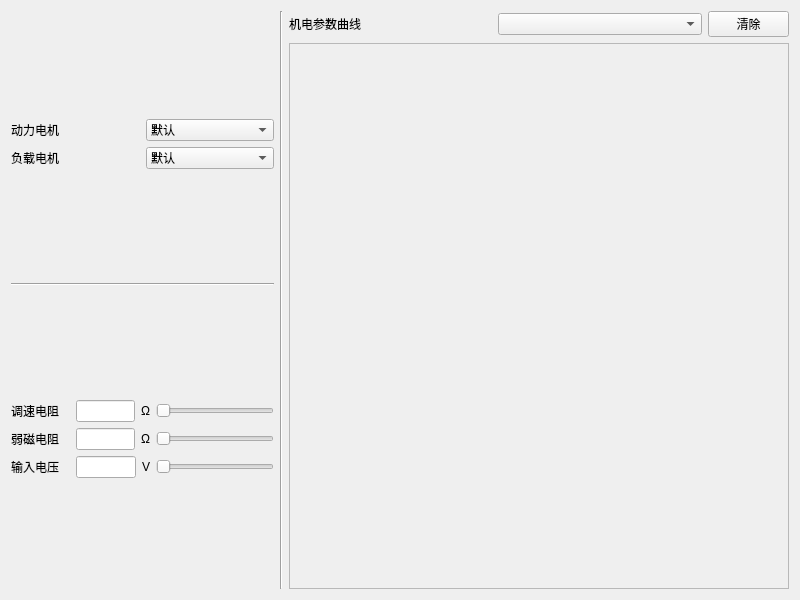
<?xml version="1.0" encoding="UTF-8"?>
<ui version="4.0">
 <class>MainUI</class>
 <widget class="QWidget" name="MainUI">
  <property name="geometry">
   <rect>
    <x>0</x>
    <y>0</y>
    <width>800</width>
    <height>600</height>
   </rect>
  </property>
  <property name="windowTitle">
   <string>电机拓展实验项目</string>
  </property>
  <layout class="QHBoxLayout" name="horizontalLayout_7">
   <item>
    <layout class="QVBoxLayout" name="verticalLayout_3">
     <item>
      <layout class="QVBoxLayout" name="verticalLayout_2">
       <property name="sizeConstraint">
        <enum>QLayout::SetDefaultConstraint</enum>
       </property>
       <item>
        <layout class="QHBoxLayout" name="horizontalLayout_4">
         <item>
          <widget class="QLabel" name="Label_M1">
           <property name="sizePolicy">
            <sizepolicy hsizetype="Preferred" vsizetype="Preferred">
             <horstretch>2</horstretch>
             <verstretch>2</verstretch>
            </sizepolicy>
           </property>
           <property name="text">
            <string>动力电机</string>
           </property>
           <property name="textFormat">
            <enum>Qt::PlainText</enum>
           </property>
          </widget>
         </item>
         <item>
          <widget class="QComboBox" name="Select_M1">
           <property name="sizePolicy">
            <sizepolicy hsizetype="Preferred" vsizetype="Maximum">
             <horstretch>2</horstretch>
             <verstretch>0</verstretch>
            </sizepolicy>
           </property>
           <item>
            <property name="text">
             <string>默认</string>
            </property>
           </item>
          </widget>
         </item>
        </layout>
       </item>
       <item>
        <layout class="QHBoxLayout" name="horizontalLayout_5">
         <item>
          <widget class="QLabel" name="Label_M2">
           <property name="sizePolicy">
            <sizepolicy hsizetype="Preferred" vsizetype="Preferred">
             <horstretch>2</horstretch>
             <verstretch>2</verstretch>
            </sizepolicy>
           </property>
           <property name="text">
            <string>负载电机</string>
           </property>
           <property name="textFormat">
            <enum>Qt::PlainText</enum>
           </property>
          </widget>
         </item>
         <item>
          <widget class="QComboBox" name="Select_M2">
           <property name="sizePolicy">
            <sizepolicy hsizetype="Preferred" vsizetype="Maximum">
             <horstretch>2</horstretch>
             <verstretch>0</verstretch>
            </sizepolicy>
           </property>
           <property name="currentText">
            <string>默认</string>
           </property>
           <item>
            <property name="text">
             <string>默认</string>
            </property>
           </item>
          </widget>
         </item>
        </layout>
       </item>
      </layout>
     </item>
     <item>
      <widget class="Line" name="Horizontal_Line1">
       <property name="sizePolicy">
        <sizepolicy hsizetype="Minimum" vsizetype="Fixed">
         <horstretch>1</horstretch>
         <verstretch>1</verstretch>
        </sizepolicy>
       </property>
       <property name="orientation">
        <enum>Qt::Horizontal</enum>
       </property>
      </widget>
     </item>
     <item>
      <layout class="QVBoxLayout" name="verticalLayout">
       <item>
        <layout class="QHBoxLayout" name="horizontalLayout">
         <item>
          <widget class="QLabel" name="Label_R1">
           <property name="sizePolicy">
            <sizepolicy hsizetype="Preferred" vsizetype="Preferred">
             <horstretch>1</horstretch>
             <verstretch>2</verstretch>
            </sizepolicy>
           </property>
           <property name="text">
            <string>调速电阻</string>
           </property>
          </widget>
         </item>
         <item>
          <widget class="QLineEdit" name="LineEdit_R1">
           <property name="sizePolicy">
            <sizepolicy hsizetype="Preferred" vsizetype="Fixed">
             <horstretch>1</horstretch>
             <verstretch>2</verstretch>
            </sizepolicy>
           </property>
          </widget>
         </item>
         <item>
          <widget class="QLabel" name="Label_R1_unit">
           <property name="sizePolicy">
            <sizepolicy hsizetype="Preferred" vsizetype="Preferred">
             <horstretch>0</horstretch>
             <verstretch>2</verstretch>
            </sizepolicy>
           </property>
           <property name="text">
            <string>Ω</string>
           </property>
          </widget>
         </item>
         <item>
          <widget class="QSlider" name="Slider_R1">
           <property name="sizePolicy">
            <sizepolicy hsizetype="Preferred" vsizetype="Fixed">
             <horstretch>2</horstretch>
             <verstretch>2</verstretch>
            </sizepolicy>
           </property>
           <property name="orientation">
            <enum>Qt::Horizontal</enum>
           </property>
          </widget>
         </item>
        </layout>
       </item>
       <item>
        <layout class="QHBoxLayout" name="horizontalLayout_2">
         <item>
          <widget class="QLabel" name="Label_R2">
           <property name="sizePolicy">
            <sizepolicy hsizetype="Preferred" vsizetype="Preferred">
             <horstretch>1</horstretch>
             <verstretch>2</verstretch>
            </sizepolicy>
           </property>
           <property name="text">
            <string>弱磁电阻</string>
           </property>
          </widget>
         </item>
         <item>
          <widget class="QLineEdit" name="LineEdit_R2">
           <property name="sizePolicy">
            <sizepolicy hsizetype="Preferred" vsizetype="Fixed">
             <horstretch>1</horstretch>
             <verstretch>2</verstretch>
            </sizepolicy>
           </property>
          </widget>
         </item>
         <item>
          <widget class="QLabel" name="Label_R2_unit">
           <property name="sizePolicy">
            <sizepolicy hsizetype="Preferred" vsizetype="Preferred">
             <horstretch>0</horstretch>
             <verstretch>2</verstretch>
            </sizepolicy>
           </property>
           <property name="text">
            <string>Ω</string>
           </property>
          </widget>
         </item>
         <item>
          <widget class="QSlider" name="Slider_R2">
           <property name="sizePolicy">
            <sizepolicy hsizetype="Preferred" vsizetype="Fixed">
             <horstretch>2</horstretch>
             <verstretch>2</verstretch>
            </sizepolicy>
           </property>
           <property name="orientation">
            <enum>Qt::Horizontal</enum>
           </property>
          </widget>
         </item>
        </layout>
       </item>
       <item>
        <layout class="QHBoxLayout" name="horizontalLayout_3">
         <item>
          <widget class="QLabel" name="Label_U">
           <property name="sizePolicy">
            <sizepolicy hsizetype="Preferred" vsizetype="Preferred">
             <horstretch>1</horstretch>
             <verstretch>2</verstretch>
            </sizepolicy>
           </property>
           <property name="text">
            <string>输入电压</string>
           </property>
          </widget>
         </item>
         <item>
          <widget class="QLineEdit" name="LineEdit_U">
           <property name="sizePolicy">
            <sizepolicy hsizetype="Preferred" vsizetype="Fixed">
             <horstretch>1</horstretch>
             <verstretch>2</verstretch>
            </sizepolicy>
           </property>
          </widget>
         </item>
         <item>
          <widget class="QLabel" name="label_U_unit">
           <property name="sizePolicy">
            <sizepolicy hsizetype="Preferred" vsizetype="Preferred">
             <horstretch>0</horstretch>
             <verstretch>2</verstretch>
            </sizepolicy>
           </property>
           <property name="text">
            <string>V</string>
           </property>
          </widget>
         </item>
         <item>
          <widget class="QSlider" name="Slider_U">
           <property name="sizePolicy">
            <sizepolicy hsizetype="Preferred" vsizetype="Fixed">
             <horstretch>2</horstretch>
             <verstretch>2</verstretch>
            </sizepolicy>
           </property>
           <property name="orientation">
            <enum>Qt::Horizontal</enum>
           </property>
          </widget>
         </item>
        </layout>
       </item>
      </layout>
     </item>
    </layout>
   </item>
   <item>
    <widget class="Line" name="Vertical_Line1">
     <property name="orientation">
      <enum>Qt::Vertical</enum>
     </property>
    </widget>
   </item>
   <item>
    <layout class="QVBoxLayout" name="verticalLayout_4" stretch="1,9">
     <item>
      <layout class="QHBoxLayout" name="horizontalLayout_6">
       <item>
        <widget class="QLabel" name="Figure_Name">
         <property name="sizePolicy">
          <sizepolicy hsizetype="Preferred" vsizetype="Fixed">
           <horstretch>5</horstretch>
           <verstretch>0</verstretch>
          </sizepolicy>
         </property>
         <property name="text">
          <string>机电参数曲线</string>
         </property>
        </widget>
       </item>
       <item>
        <widget class="QComboBox" name="Figure_SelectBox">
         <property name="sizePolicy">
          <sizepolicy hsizetype="Preferred" vsizetype="Fixed">
           <horstretch>5</horstretch>
           <verstretch>0</verstretch>
          </sizepolicy>
         </property>
        </widget>
       </item>
       <item>
        <widget class="QPushButton" name="Button_Clear">
         <property name="sizePolicy">
          <sizepolicy hsizetype="Minimum" vsizetype="Fixed">
           <horstretch>2</horstretch>
           <verstretch>0</verstretch>
          </sizepolicy>
         </property>
         <property name="text">
          <string>清除</string>
         </property>
        </widget>
       </item>
      </layout>
     </item>
     <item>
      <widget class="QFrame" name="Figure_Frame">
       <property name="sizePolicy">
        <sizepolicy hsizetype="Preferred" vsizetype="Preferred">
         <horstretch>12</horstretch>
         <verstretch>6</verstretch>
        </sizepolicy>
       </property>
       <property name="minimumSize">
        <size>
         <width>500</width>
         <height>350</height>
        </size>
       </property>
       <property name="frameShape">
        <enum>QFrame::StyledPanel</enum>
       </property>
       <property name="frameShadow">
        <enum>QFrame::Raised</enum>
       </property>
       <layout class="QVBoxLayout" name="verticalLayout_6">
        <property name="leftMargin">
         <number>0</number>
        </property>
        <property name="topMargin">
         <number>0</number>
        </property>
        <property name="rightMargin">
         <number>0</number>
        </property>
        <property name="bottomMargin">
         <number>0</number>
        </property>
        <item>
         <layout class="QVBoxLayout" name="Figure_Frame_Layout"/>
        </item>
       </layout>
      </widget>
     </item>
    </layout>
   </item>
  </layout>
 </widget>
 <resources/>
 <connections/>
</ui>
